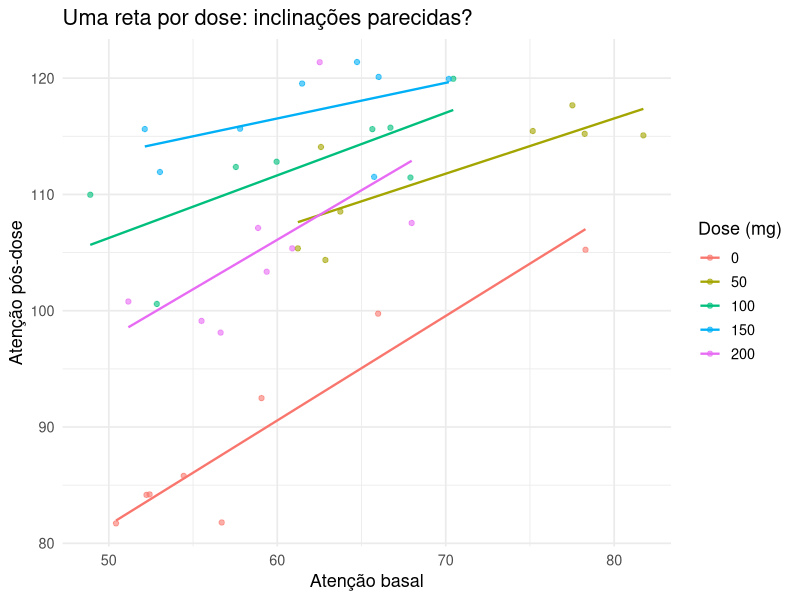
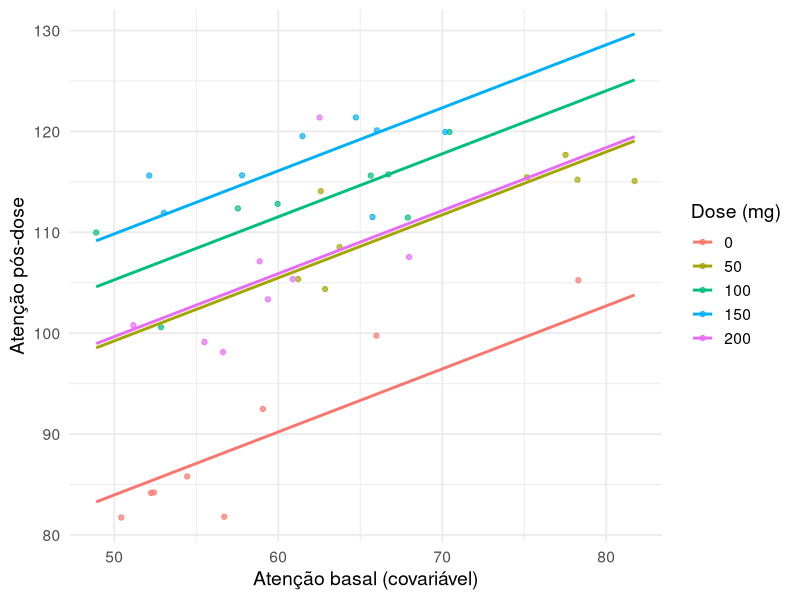
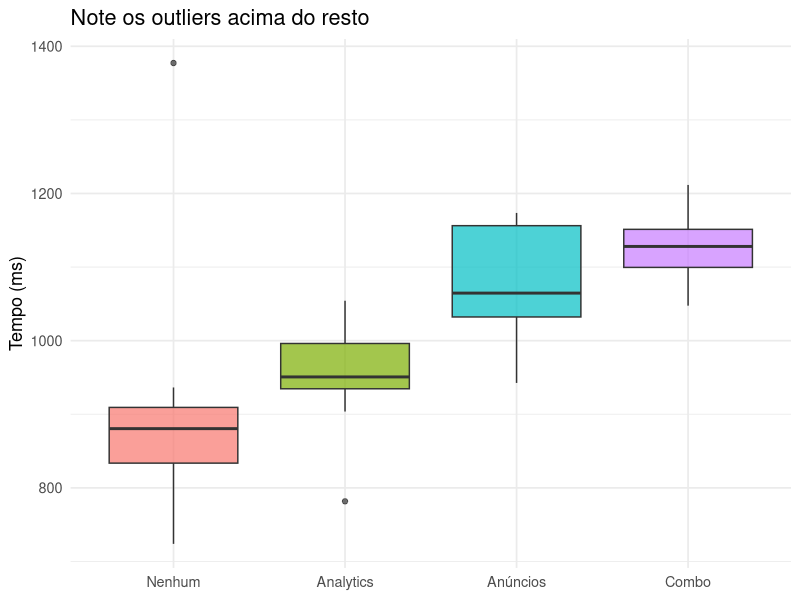

These charts were generated, in order, by the following R code:
## ---- chunk 1
options(html.tag.transform.rmarkdown = TRUE)
knitr::opts_chunk$set(echo = TRUE, warning = FALSE, message = FALSE, fig.retina = 2)
suppressPackageStartupMessages({
  library(tidyverse)
  library(kableExtra)
  library(broom)
  library(emmeans)
  library(car)
})
## ---- chunk 2
set.seed(7)
dose_mg <- c(0, 50, 100, 150, 200)
dose_f <- factor(rep(dose_mg, each = 8))
basal <- rnorm(40, 60, 8)
efeito_dose <- function(d) 20 + 0.35 * d - 0.0013 * d^2

cafeina <- tibble(
  dose = dose_f, basal = basal,
  atencao_pos = 40 + 0.5 * basal + efeito_dose(as.numeric(as.character(dose_f))) +
    rnorm(40, 0, 5)
)
head(cafeina, 3)    # uma linha por participante: tratamento, covariável, resposta
## ---- chunk 3
mod_inclinacoes <- lm(atencao_pos ~ basal * dose, data = cafeina)
anova(mod_inclinacoes)[3, ]   # interação basal:dose -- não significativa?
## ---- chunk 4
ggplot(cafeina, aes(basal, atencao_pos, color = dose)) +
  geom_point(alpha = 0.6) +
  geom_smooth(method = "lm", se = FALSE, linewidth = 0.8) +
  labs(x = "Atenção basal", y = "Atenção pós-dose", color = "Dose (mg)",
       title = "Uma reta por dose: inclinações parecidas?") +
  theme_minimal(base_size = 13)
## ---- chunk 5
mod_ancova <- lm(atencao_pos ~ basal + dose, data = cafeina)
anova(mod_ancova)                 # SQ sequencial: covariável entra primeiro
## ---- chunk 6
emmeans(mod_ancova, ~ dose)       # médias de dose já ajustadas para o basal médio
## ---- chunk 7
b_hat <- coef(mod_ancova)[["basal"]]
cafeina %>% group_by(dose) %>%
  summarise(`média bruta` = mean(atencao_pos), `basal médio` = mean(basal), .groups = "drop") %>%
  mutate(`correção` = -b_hat * (`basal médio` - mean(cafeina$basal)),
         `média ajustada` = `média bruta` + `correção`) %>%
  mutate(across(where(is.numeric), ~ round(.x, 1))) %>%
  kable(format = "html") %>% kable_styling(font_size = 17, full_width = FALSE)
## ---- chunk 8
grade_basal <- tibble(basal = seq(min(cafeina$basal), max(cafeina$basal), length.out = 50))
retas_dose <- map_dfr(levels(cafeina$dose), function(d) {
  g <- grade_basal
  g$dose <- factor(d, levels = levels(cafeina$dose))
  g$ajuste <- predict(mod_ancova, newdata = g)
  g
})

ggplot() +
  geom_point(data = cafeina, aes(basal, atencao_pos, color = dose), alpha = 0.7) +
  geom_line(data = retas_dose, aes(basal, ajuste, color = dose), linewidth = 1) +
  labs(x = "Atenção basal (covariável)", y = "Atenção pós-dose", color = "Dose (mg)") +
  theme_minimal(base_size = 14)
## ---- chunk 9
set.seed(42)
n <- 15; dose_num <- as.numeric(as.character(factor(rep(c(0, 50, 100), each = n))))
ansiedade_pos <- 20 + 0.08 * dose_num + rnorm(n * 3, 0, 4)     # afetada pela dose!
atencao_med   <- 70 - 0.75 * ansiedade_pos + rnorm(n * 3, 0, 5) # dose so afeta via ansiedade

coef(lm(atencao_med ~ dose_num))                       # efeito TOTAL (correto)
coef(lm(atencao_med ~ dose_num + ansiedade_pos))        # "ajustado" pelo mediador (ERRADO)
## ---- chunk 10
set.seed(2026)
config <- c("Nenhum", "Analytics", "Anúncios", "Combo")
efeito_config <- c(Nenhum = 0, Analytics = 60, Anúncios = 140, Combo = 210)
dados_scripts <- tibble(
  config = factor(rep(config, each = 10), levels = config),
  tempo_ms = 900 + efeito_config[as.character(config)] + rnorm(40, 0, 70)
)

set.seed(3)
idx_lentos <- sample(1:40, 4)
dados_scripts$tempo_ms[idx_lentos] <- dados_scripts$tempo_ms[idx_lentos] +
  rexp(4, rate = 1 / 2000)   # cauda pesada: conexões lentas
## ---- chunk 11
ggplot(dados_scripts, aes(config, tempo_ms, fill = config)) +
  geom_boxplot(alpha = 0.7, show.legend = FALSE) +
  labs(x = NULL, y = "Tempo (ms)", title = "Note os outliers acima do resto") +
  theme_minimal(base_size = 13)
## ---- chunk 12
shapiro.test(residuals(aov(tempo_ms ~ config, data = dados_scripts)))$p.value
kruskal.test(tempo_ms ~ config, data = dados_scripts)
## ---- chunk 13
pairwise.wilcox.test(dados_scripts$tempo_ms, dados_scripts$config,
                      p.adjust.method = "bonferroni")
## ---- chunk 14
# 1. SEMPRE testar homogeneidade de inclinações antes de interpretar a ANCOVA
lm(atencao_pos ~ basal * dose, data = cafeina) %>% anova() %>%
  broom::tidy() %>% filter(term == "basal:dose")

# 2. Se a interação não for significativa, remova-a e ajuste o modelo aditivo
mod_ancova <- lm(atencao_pos ~ basal + dose, data = cafeina)

# 3. car::Anova(type = 2) para soma de quadrados tipo II (ordem não importa
#    entre termos de mesmo "nível" quando não há interação no modelo)
car::Anova(mod_ancova, type = 2)
## ---- chunk 15
# kruskal.test() aceita a mesma sintaxe de formula que aov()
kruskal.test(tempo_ms ~ config, data = dados_scripts)

# post-hoc: Wilcoxon par a par, SEMPRE com correção -- nunca sem ajuste
pairwise.wilcox.test(dados_scripts$tempo_ms, dados_scripts$config,
                      p.adjust.method = "bonferroni")$p.value[1, 1]
## ---- chunk 16
set.seed(11)
grupo <- factor(rep(c("A","B","C"), each = 10))
y <- c(sample(2:4, 10, TRUE, c(.3,.4,.3)), sample(3:5, 10, TRUE, c(.2,.4,.4)),
       sample(1:3, 10, TRUE, c(.4,.4,.2)))     # escala 1-5: muitos empates
table(y)                                        # varios valores repetidos

postos <- rank(y); R_i <- tapply(postos, grupo, sum); n_i <- tapply(postos, grupo, length)
N <- length(y)
H_sem_correcao <- 12/(N*(N+1)) * sum(R_i^2/n_i) - 3*(N+1)
kruskal.test(y ~ grupo)$statistic   # kruskal.test() ja aplica a correcao sozinho
